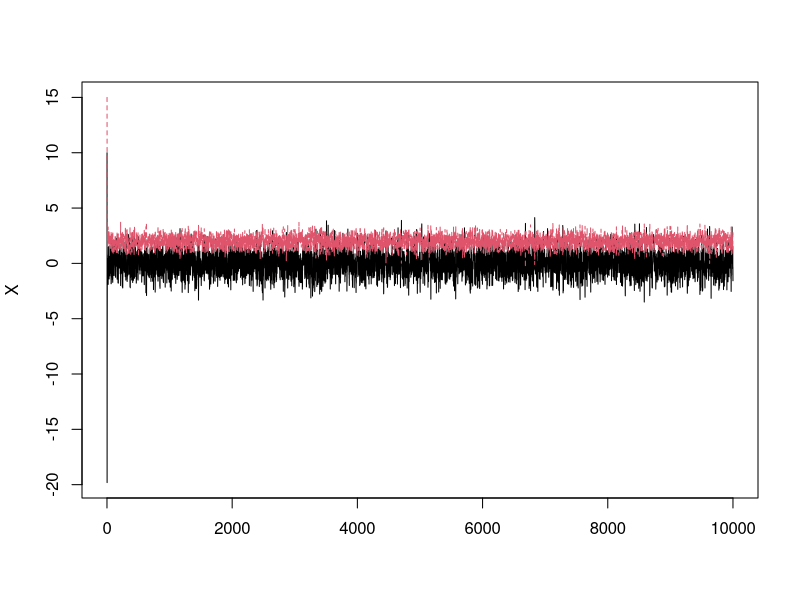
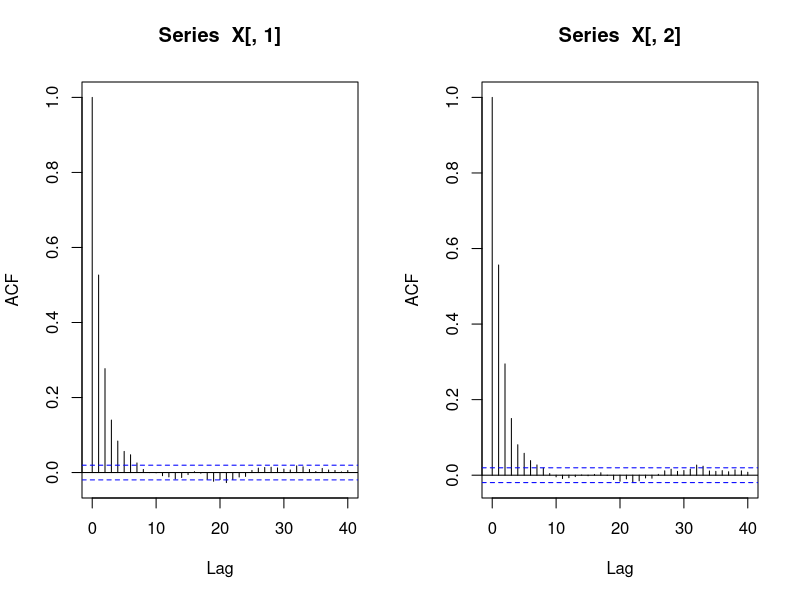
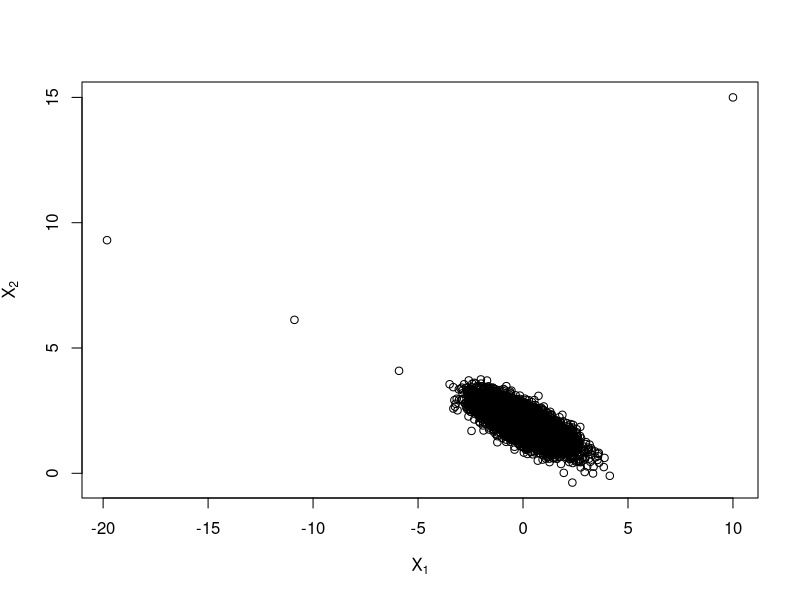
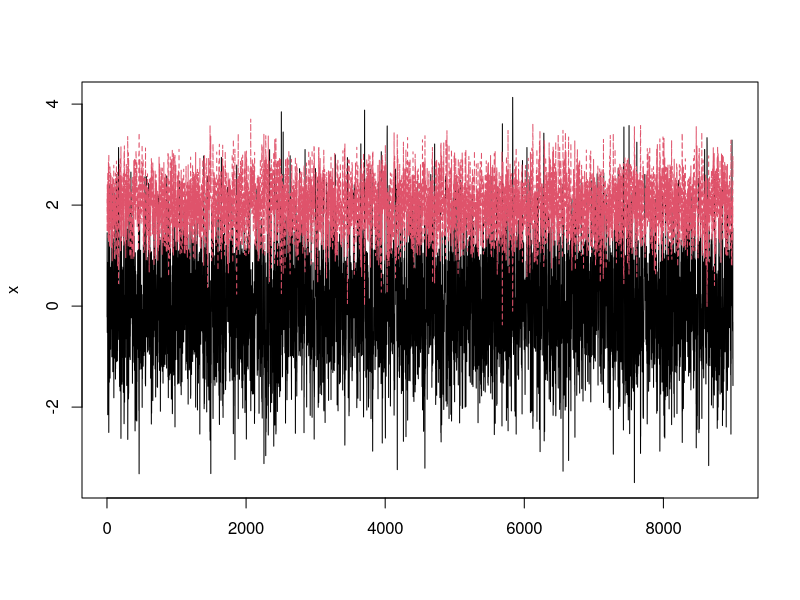
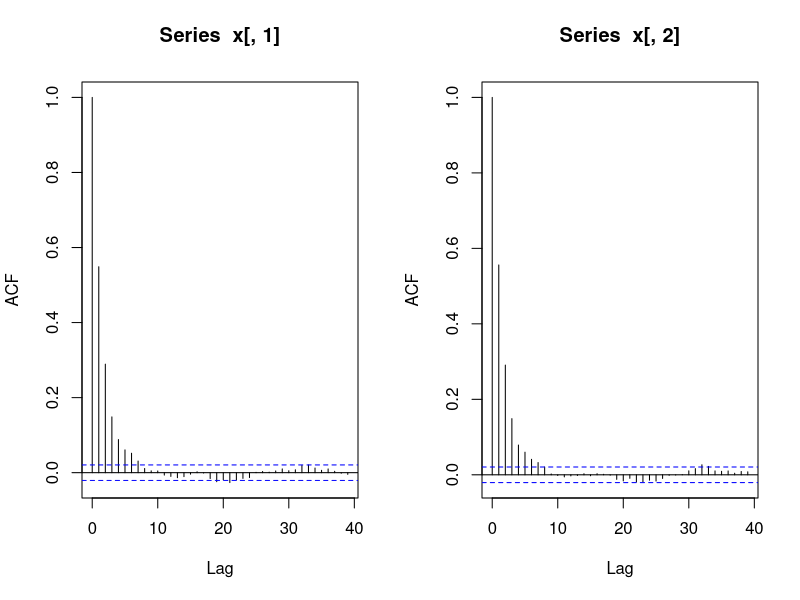
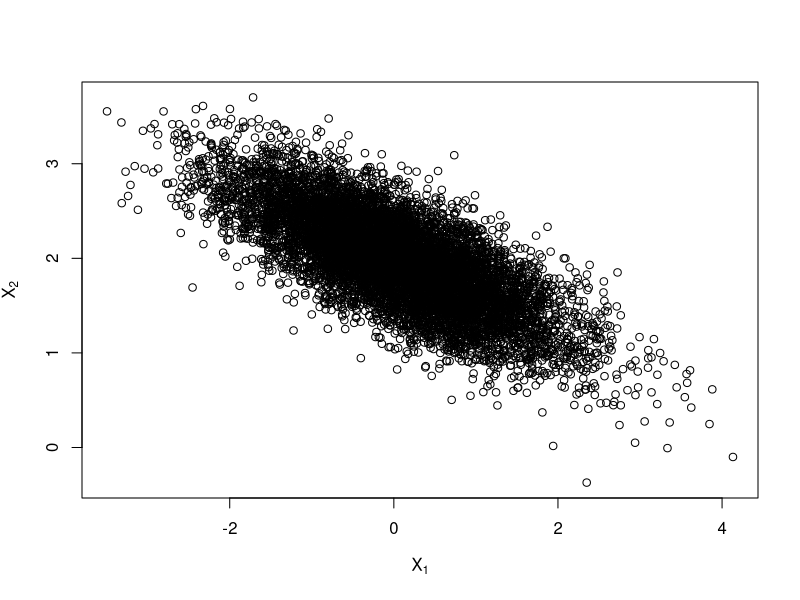
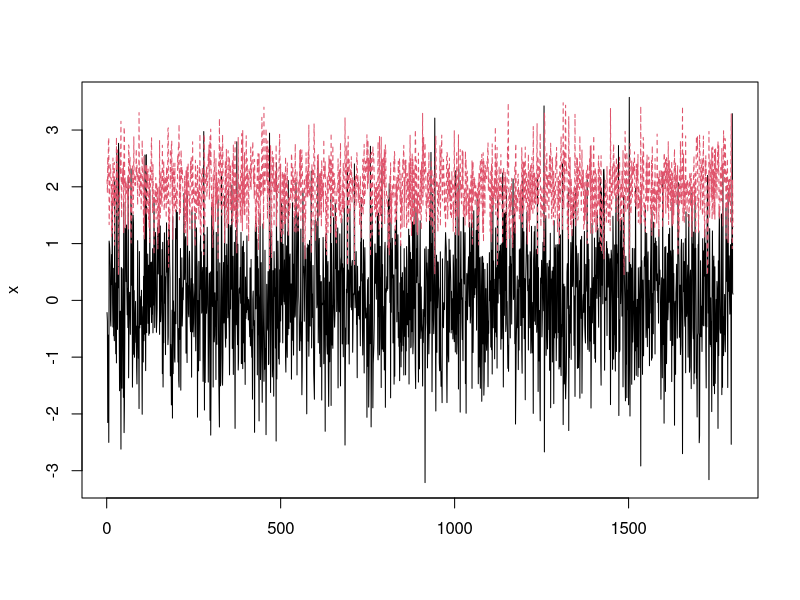
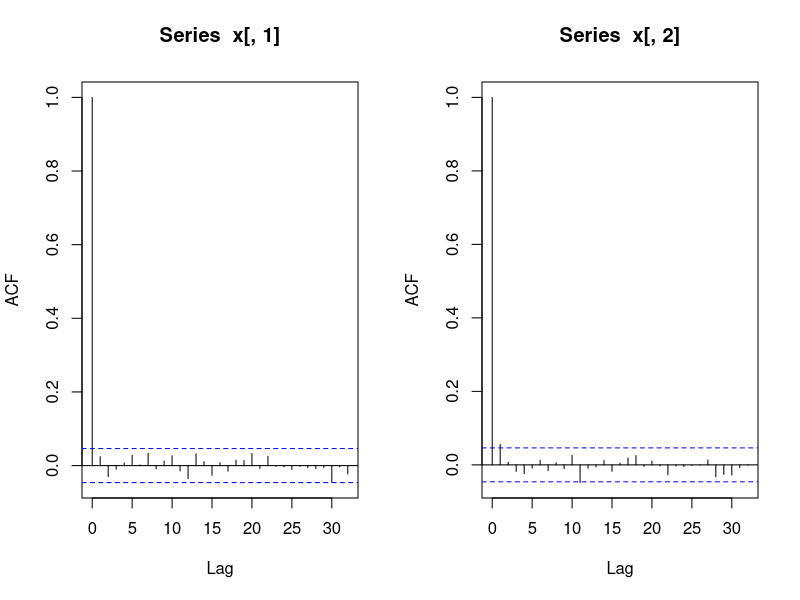

The R script that drew these images, in order:
## Definindo os parametros da Normal bivariada.
rho <- -.75
mu1 <- 0
mu2 <- 2
sigma1 <- 1
sigma2 <- .5
s1 <- sqrt(1 - rho^2) * sigma1
s2 <- sqrt(1 - rho^2) * sigma2

## Definindo a quantidade de interações a serem realizadas.
N <- 10000

## Matriz para armazenar as amostras.
X <- matrix(0, N, 2)

## Valores iniciais, seria interessante deixar eles aleatórios.
X[1, ] <- c(10, 15)

## Gerando a cadeia.
for (i in 2:N) {
  x2 <- X[i-1, 2]
  m1 <- mu1 + rho * (x2 - mu2) * sigma1/sigma2
  X[i, 1] <- rnorm(1, m1, s1)
  x1 <- X[i, 1]
  m2 <- mu2 + rho * (x1 - mu1) * sigma2/sigma1
  X[i, 2] <- rnorm(1, m2, s2)
}

## Plotagem das cadeis.
matplot(X, type = "l")

## Correlacao entre os valores.
par(mfrow = c(1, 2))
acf(X[,1])
acf(X[,2])

## Conjunta.
par(mfrow = c(1, 1))
plot(X, main = "", xlab = bquote(X[1]),
     ylab = bquote(X[2]), ylim = range(X[, 2]))

## Definindo a quantidade de valores que serão descartados do começo.
burn <- 1000

## Descartando-os.
b <- burn + 1
x <- X[b:N, ]

## Tamanho da amostra após o burn
dim(x)

## Plotagem do gráfico
matplot(x, type = "l")

## Nao elimina o problema de autocorrelacao.
par(mfrow = c(1, 2))
acf(x[,1])
acf(x[,2])

## Mas elimina o problema dos valores iniciais discrepantes
par(mfrow = c(1, 1))
plot(x, main = "", xlab = bquote(X[1]),
     ylab = bquote(X[2]), ylim = range(x[, 2]))

## Fazendo o thinning, método para eliminar a autocorrelação.
x <- x[seq(1, nrow(x), 5), ]
dim(x)

## Confere novamente pelo gráfico
matplot(x, type = "l")

## Agora elimina o problema de autocorrelacao
par(mfrow = c(1, 2))
acf(x[,1])
acf(x[,2])

## Conjunta
par(mfrow = c(1, 1))
plot(x, main = "", xlab = bquote(X[1]),
     ylab = bquote(X[2]), ylim = range(x[, 2]))

## Compara com as marginais
# No caso da normal bivariada, as marginais são normais com seus respectivos parâmetros.
par(mfrow = c(1, 2))
hist(x[, 1], freq = FALSE)
curve(dnorm(x, mu1, sigma1), col = 2, add = TRUE)
hist(x[, 2], freq = FALSE)
curve(dnorm(x, mu2, sigma2), col = 2, add = TRUE)

par(mfrow = c(1, 1))

## Comparando as estatisticas
colMeans(x)
cov(x)
cor(x)